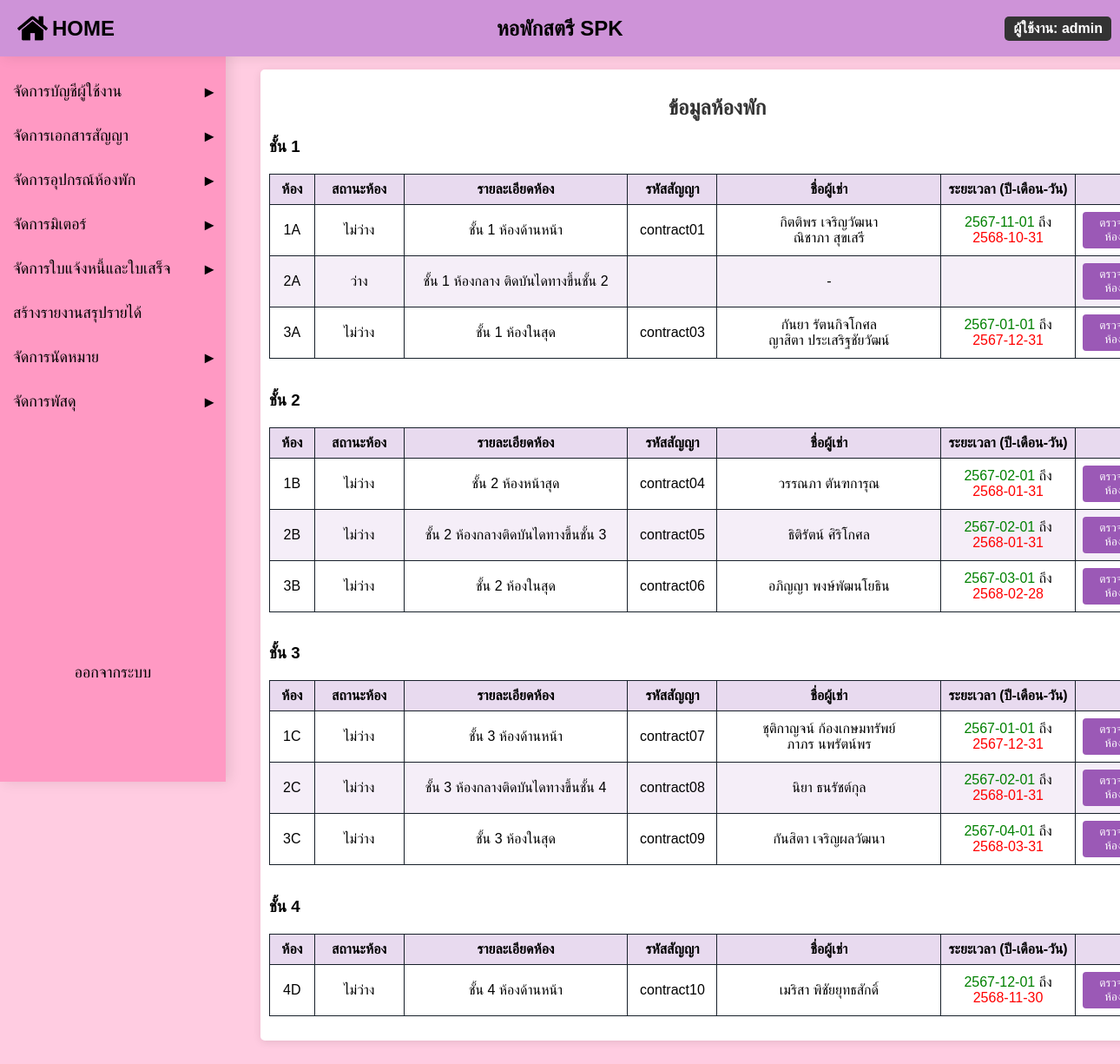
Screenshot of /admin_home.php (signed in) with the database file from the repository.
### tables this page shows
CREATE TABLE `contract` (
  `contract_id` varchar(11) NOT NULL,
  `room_id` varchar(11) NOT NULL,
  `contract_name` varchar(40) NOT NULL,
  `contract_detail` text,
  `contract_start` date NOT NULL,
  `contract_end` date NOT NULL,
  `contract_img` blob NOT NULL,
  `deposit` varchar(11) NOT NULL,
  `contract_status` varchar(11) NOT NULL
);

CREATE TABLE `room` (
  `room_id` varchar(11) NOT NULL,
  `room_status` varchar(11) NOT NULL,
  `room_detail` text NOT NULL,
  `room_price` varchar(6) NOT NULL
);

### room.php (the view, shortened to what this page needs)
<?php
include('condb.php');
$sql = "SELECT r.room_id, r.room_status, r.room_detail,
               c.contract_id,
               GROUP_CONCAT(DISTINCT CONCAT(u.first_name, ' ', u.last_name) SEPARATOR '<br>') AS tenant_names,
               c.contract_start, c.contract_end
        FROM room r
        LEFT JOIN contract c ON r.room_id = c.room_id AND c.contract_status = 'กำลังมีผล'
        LEFT JOIN contract_user cu ON c.contract_id = cu.contract_id
        LEFT JOIN user u ON cu.user_id = u.user_id
        GROUP BY r.room_id, c.contract_id
        ORDER BY
        CASE
            WHEN r.room_id LIKE '%A' THEN 1
            WHEN r.room_id LIKE '%B' THEN 2
            WHEN r.room_id LIKE '%C' THEN 3
            WHEN r.room_id LIKE '%D' THEN 4
        END,
        CAST(SUBSTRING(r.room_id, 1, LENGTH(r.room_id) - 1) AS UNSIGNED)";
$result = $conn->query($sql);
?>
<!DOCTYPE html>
<html lang="th">
<head>
</head>
<body>
    <div class="container">
        <h2>ข้อมูลห้องพัก</h2>
        <?php
            $floors = ['A' => 'ชั้น 1', 'B' => 'ชั้น 2', 'C' => 'ชั้น 3', 'D' => 'ชั้น 4'];
            foreach ($floors as $suffix => $floor_name) {
                echo "<h3>{$floor_name}</h3>";
                echo "<table>
                        <tr>
                            <th>ห้อง</th>
                            <th>สถานะห้อง</th>
                            <th>รายละเอียดห้อง</th>
                            <th>รหัสสัญญา</th>
                            <th>ชื่อผู้เช่า</th>
                            <th>ระยะเวลา (ปี-เดือน-วัน)</th>
                            <th></th>
                        </tr>";
                $result->data_seek(0);
                while ($row = $result->fetch_assoc()) {
                    if (strpos($row['room_id'], $suffix) !== false) {
                        echo "<tr>";
                        echo "<td>{$row['room_id']}</td>";
                        echo "<td>" . (!empty($row['room_status']) ? $row['room_status'] : '') . "</td>";
                        echo "<td>" . (!empty($row['room_detail']) ? $row['room_detail'] : '') . "</td>";
                        echo "<td>" . (!empty($row['contract_id']) ? $row['contract_id'] : '') . "</td>";
                        echo "<td>" . (!empty($row['tenant_names']) ? nl2br($row['tenant_names']) : '-') . "</td>";
                        echo "<td>";
                        if (!empty($row['contract_start'])) {
                            echo "<span class='contract-start'>{$row['contract_start']}</span> ถึง ";
                        }
                        if (!empty($row['contract_end'])) {
                            echo "<span class='contract-end'>{$row['contract_end']}</span>";
                        }
                        echo "</td>";
                        echo "<td><a href='room_detail.php?room_id={$row['room_id']}'><button>ตรวจสอบห้องพัก</button></a></td>";
                        echo "</tr>";
                    }
                }
                echo "</table><br>";
            }
        ?>
    </div>
</body>
</html>

### admin_sidebar.php (style rules this page uses)
body { margin: 0; font-family: Arial, sans-serif; background-color: #ffcce1; }

### room.php (style rules this page uses)
body { font-family: Arial, sans-serif; }
.container { width: 80%; max-width: 1500px; margin: 80px; margin-left: 300px; background: #fff; padding: 10px; border-radius: 5px; box-shadow: 0 2px 10px rgba(0, 0, 0, 0.1); }
table { width: 100%; border-collapse: collapse; margin-top: 20px; }
table, th, td { border: 1px solid #17202a; }
th, td { padding: 8px; text-align: center; word-wrap: break-word; }
th { background-color: #e8daef; }
tr:nth-child(even) { background-color: #ffffff; }
tr:nth-child(odd) { background-color: #f5eef8; }
h2 { text-align: center; color: #333; }
button { padding: 5px 10px; background-color: #9b59b6; border-radius: 4px; color: white; border: none; cursor: pointer; }
.contract-start { color: green; }
.contract-end { color: red; }
th:nth-child(1), td:nth-child(1) { width: 5%; }
th:nth-child(2), td:nth-child(2) { width: 10%; }
th:nth-child(3), td:nth-child(3) { width: 25%; }
th:nth-child(4), td:nth-child(4) { width: 10%; }
th:nth-child(5), td:nth-child(5) { width: 25%; }
th:nth-child(6), td:nth-child(6) { width: 15%; }
th:nth-child(7), td:nth-child(7) { width: 10%; }

### rows the page displays
contract: room.room_id "1A", room.room_status "ไม่ว่าง", room.room_detail "ชั้น 1 ห้องด้านหน้า", contract_id "contract01", tenant_names "กิตติพร เจริญวัฒนา ณิชาภา สุขเสรี", contract_start "2567-11-01", contract_end "2568-10-31"
room: room_id "2A", room_status "ว่าง", room_detail "ชั้น 1 ห้องกลาง ติดบันไดทางขึ้นชั้น 2"
contract: room.room_id "3A", room.room_status "ไม่ว่าง", room.room_detail "ชั้น 1 ห้องในสุด", contract_id "contract03", tenant_names "กันยา รัตนกิจโกศล ญาสิตา ประเสริฐชัยวัฒน์", contract_start "2567-01-01", contract_end "2567-12-31"
contract: room.room_id "1B", room.room_status "ไม่ว่าง", room.room_detail "ชั้น 2 ห้องหน้าสุด", contract_id "contract04", tenant_names "วรรณภา ตันฑการุณ", contract_start "2567-02-01", contract_end "2568-01-31"
contract: room.room_id "2B", room.room_status "ไม่ว่าง", room.room_detail "ชั้น 2 ห้องกลางติดบันไดทางขึ้นชั้น 3", contract_id "contract05", tenant_names "ธิติรัตน์ ศิริโกศล", contract_start "2567-02-01", contract_end "2568-01-31"
contract: room.room_id "3B", room.room_status "ไม่ว่าง", room.room_detail "ชั้น 2 ห้องในสุด", contract_id "contract06", tenant_names "อภิญญา พงษ์พัฒนโยธิน", contract_start "2567-03-01", contract_end "2568-02-28"
contract: room.room_id "1C", room.room_status "ไม่ว่าง", room.room_detail "ชั้น 3 ห้องด้านหน้า", contract_id "contract07", tenant_names "ชุติกาญจน์ ก้องเกษมทรัพย์ ภาภร นพรัตน์พร", contract_start "2567-01-01", contract_end "2567-12-31"
contract: room.room_id "2C", room.room_status "ไม่ว่าง", room.room_detail "ชั้น 3 ห้องกลางติดบันไดทางขึ้นชั้น 4", contract_id "contract08", tenant_names "นิยา ธนรัชต์กุล", contract_start "2567-02-01", contract_end "2568-01-31"
contract: room.room_id "3C", room.room_status "ไม่ว่าง", room.room_detail "ชั้น 3 ห้องในสุด", contract_id "contract09", tenant_names "กันสิตา เจริญผลวัฒนา", contract_start "2567-04-01", contract_end "2568-03-31"
contract: room.room_id "4D", room.room_status "ไม่ว่าง", room.room_detail "ชั้น 4 ห้องด้านหน้า", contract_id "contract10", tenant_names "เมริสา พิชัยยุทธสักดิ์", contract_start "2567-12-01", contract_end "2568-11-30"

### other values shown
$_SESSION['username'] "admin"
$floor_name "ชั้น 1"
$floor_name "ชั้น 2"
$floor_name "ชั้น 3"
$floor_name "ชั้น 4"
